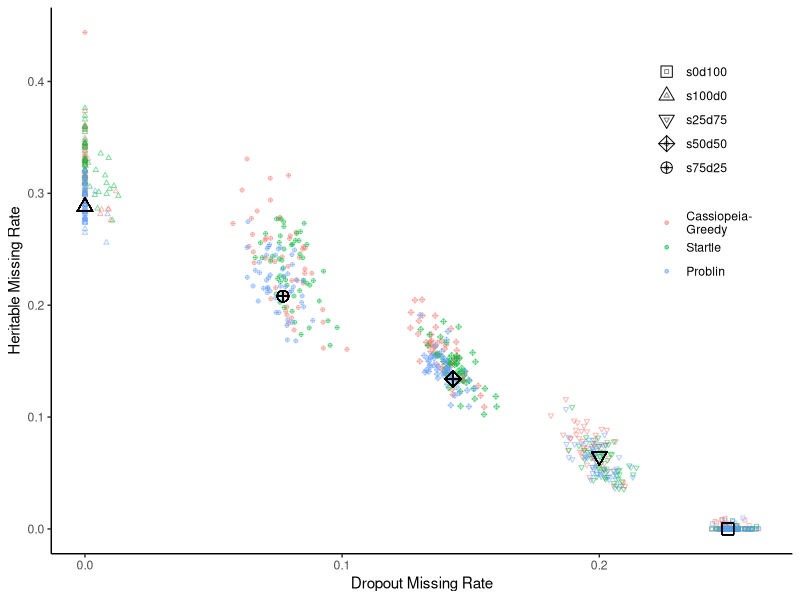
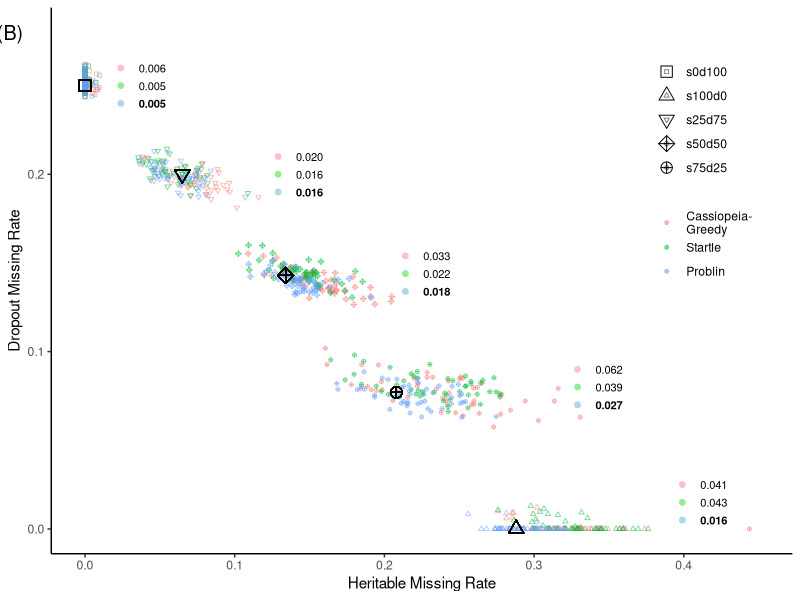
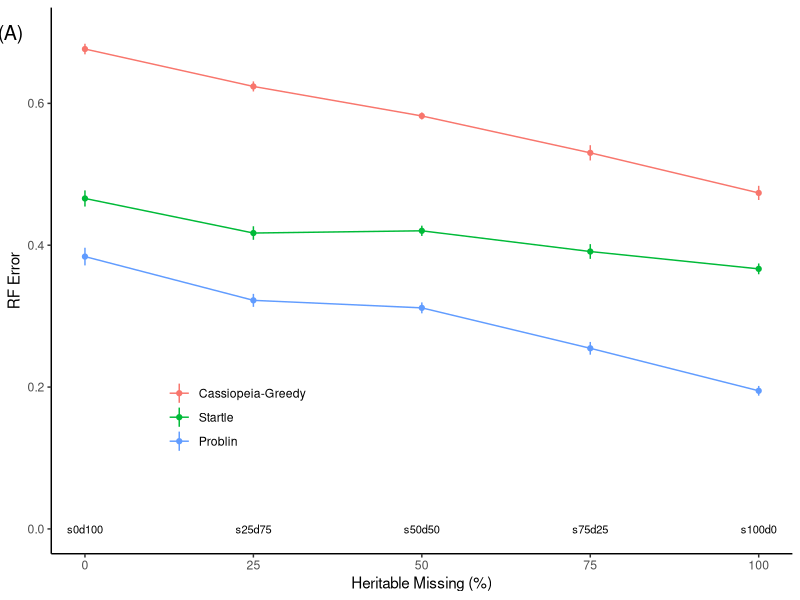
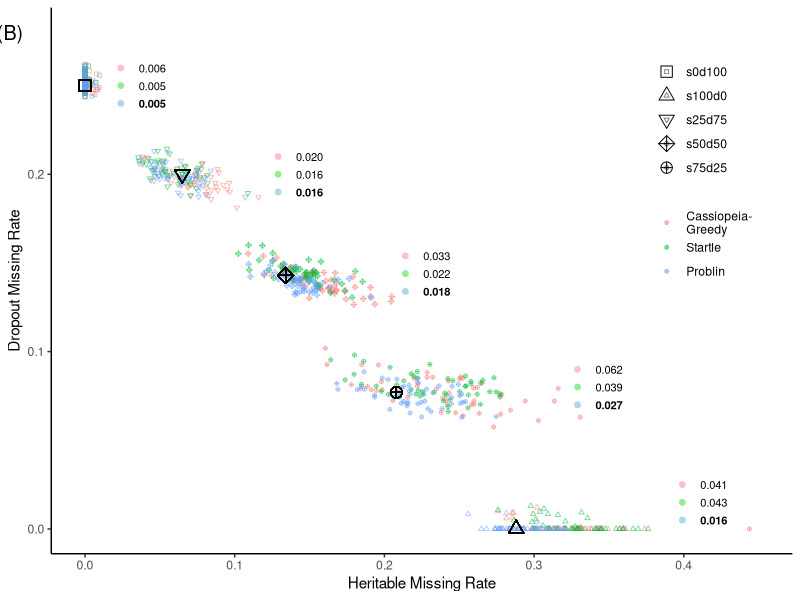
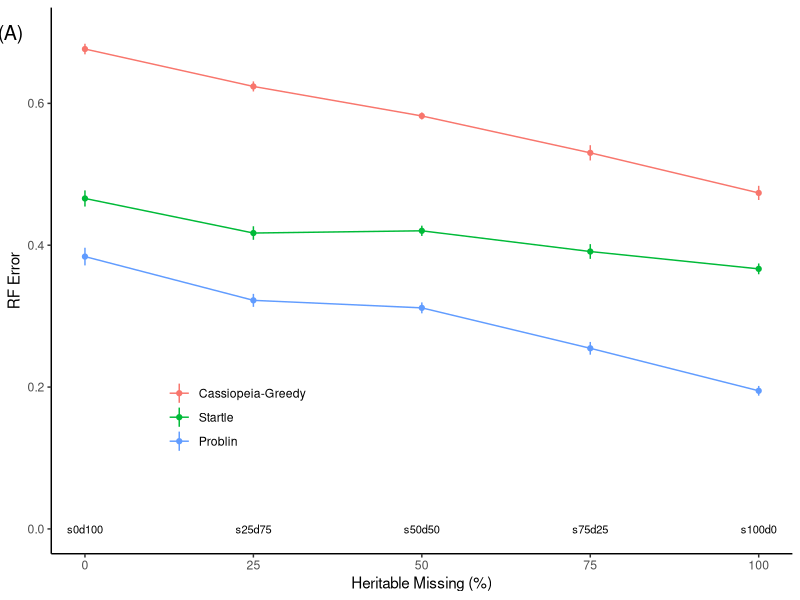

The R script that drew these images, in order:
setwd("/Users/gc3045/problin_experiments/sim_tlscl/fig3")

require(ggplot2)
library('stringr')
library(reshape2)
library(ggtext)

d = read.table("problintopo_estparams_other_vs_true.txt", sep=",",header=T)
d['modelcondition'] <- str_c(d$true_nu, 'd', d$true_phi)

true_params = read.table("true_params.txt", sep=" ", header=F)
colnames(true_params) = c('modelcondition', 'true_phi_value', 'true_nu_value')

d = merge(d, true_params)
head(d)

write.csv(d, "problintopo_estparams_merged.txt")

d['true_LLH'] <- -d['true_llh']
d['startle_LLH'] <- -d['startle_NLLH']
d['cassg_LLH'] <- -d['cassg_NLLH']
d['truetopo_LLH'] <- -d['truetopo_NLLH']
d['problin_LLH'] <- -d['problin_NLLH']

df1 <- data.frame(d$modelcondition, d$cassg_phi, d$startle_phi, d$problin_phi, d$true_phi_value, d$rep)
colnames(df1) <- c("modelcondition", "Cassiopeia-\nGreedy","Startle", "Problin", "true","rep")
df1 <- melt(df1, c("modelcondition","rep"))
colnames(df1) <- c("modelcondition","rep", "Method", "phi")

df2 <- data.frame(d$modelcondition, d$cassg_nu, d$startle_nu, d$problin_nu, d$true_nu_value,d$rep)
colnames(df2) <- c("modelcondition", "Cassiopeia-\nGreedy", "Startle", "Problin", "true","rep")
df2 <- melt(df2, c("modelcondition","rep"))
colnames(df2) <- c("modelcondition","rep", "Method", "nu")

df1$nu = as.numeric(df2$nu)
df1$phi = as.numeric(df1$phi)

ggplot(df1[df1$Method != "true",], aes(x=phi, y=nu, color=Method,group=Method,shape=modelcondition, label="0.45")) + 
  geom_point(alpha=0.5,size=1) +
  # geom_text(x=0.25, y = 0, label="s0d100") + 
  scale_shape_manual(values = c(0, 2, 6, 9, 10)) +
  geom_point(data=df1[df1$Method == "true",],aes(x=phi,y=nu,group=Method,shape=modelcondition),color="black",size=3.5, fill="black") +
  xlab("Dropout Missing Rate") + 
  ylab("Heritable Missing Rate") +
  theme_classic() +
  theme(legend.position = c(0.88,0.7)) +
  theme(legend.title = element_blank()) 

xx = df1[df1$Method == "true",]
x_s = c(0.42, 0.045, 0.35, 0.235, 0.15) # unique(xx$phi)
y_s = c(0.015, 0.25, 0.08, 0.144, 0.2) # unique(xx$nu)
#labels = c("0.0056\n**0.0049**\n0.0052", "0.0199\n0.0162\n**0.0158**", "0.0326\n0.0217\n**0.0181**, '0.0617\n0.0385\n**0.026**', '0.0407\n0.0431\n**0.0160**')
labels = c('0.0407\n0.0431\n**0.0160**',
           "0.0056\n**0.0049**\n0.0052",
           '0.0617\n0.0385\n**0.0268**',
           "0.0326\n0.0217\n**0.0181**",
           "0.0199\n0.0162\n**0.0158**"
)
labels_cass = c('0.041', '0.006', '0.062', '0.033', '0.020')
labels_startle = c('0.043', '0.005', '0.039', '0.022', '0.016')
labels_problin = c('0.016', '0.005', '0.027', '0.018', '0.016')
#labels=c("a", "b", "c", "d", "e")
ggplot(df1[df1$Method != "true",], aes(x=nu, y=phi, color=Method,group=Method,shape=modelcondition, label="0.45")) + 
  geom_point(alpha=0.5,size=1) +
  # geom_text(x=0.25, y = 0, label="s0d100") + 
  scale_shape_manual(values = c(0, 2, 6, 9, 10)) +
  #annotate("text", x=x_s, y=y_s, label=labels, size=8/.pt) + 
  
  annotate("text", x=x_s, y=y_s + 0.01, ymin=0,ymax=0, label=labels_cass, size=8/.pt) +
  annotate("pointrange", x=x_s - 0.021, y=y_s + 0.01, ymin=0,ymax=0, color="pink", size=0.25) +
  
  annotate("text", x=x_s, y=y_s, ymin=0,ymax=0, label=labels_startle, size=8/.pt) +
  annotate("pointrange", x=x_s - 0.021, y=y_s, ymin=0,ymax=0, color="lightgreen", size=0.25) +
  
  annotate("text", x=x_s, y=y_s - 0.01, ymin=0,ymax=0, label=labels_problin, size=8/.pt, fontface=2) +
  annotate("pointrange", x=x_s - 0.021, y=y_s - 0.01, ymin=0,ymax=0, color="lightblue", size=0.25) +
  geom_point(data=df1[df1$Method == "true",],aes(x=nu,y=phi,group=Method,shape=modelcondition),color="black",size=3.5, fill="black") +
  xlab("Heritable Missing Rate") + 
  ylab("Dropout Missing Rate") +
  theme_classic() +
  theme(legend.position = c(0.88, 0.7), legend.direction="vertical") + #c(0.2, 0.9), legend.direction = "horizontal", legend.justification="left") + #c(0.88,0.7)) +
  theme(legend.title = element_blank()) +
  coord_cartesian(xlim=c(0,0.45), clip="off") +
  annotate("text", x=-0.05, y=0.28, label="(B)", clip="off", size=5)


ggsave("figures/sim_tlscl_estparams.pdf", width=5, height=5)

# RF DISTANCE PLOT

d_ultra = read.table("ultra_toposearch_result_comparison.txt", sep=",",header=T)
tail(d_ultra)
d_ultra['modelcondition'] <- str_split_fixed(d_ultra$modelcond, "p", 2)
colnames(d_ultra)
#colnames(d_ultra) = c('modelcond', 'jobidx', 'ultra', 'noconstraint', 'modelcondition', 'prior_idx')
head(d_ultra)

d_ultra_merged = merge(d_ultra, true_params)
tail(d_ultra_merged)

d$startle_LLH <- as.numeric(d$startle_LLH)
d$truetopo_LLH <- as.numeric(d$truetopo_LLH)
d[complete.cases(d), ]
df <- data.frame((100-d$true_phi)/100, d$cassg_rf, d$startle_rf, d$problin_rf)
#df <- data.frame((100-d$true_phi)/100, d$cassg_rf, d$startle_rf, d$problin_rf, d_ultra_merged$NoConstraint)
colnames(df) <- c("sProp", "Cassiopeia-Greedy", "Startle", "Problin")

#colnames(df) <- c("sProp", "Cassiopeia-Greedy", "Startle", "Problin", "Problin (No Ultrametric)")
df <- melt(df, "sProp")
colnames(df) <- c("sProp", "Method", "value")
head(df)

df['modelcondition'] <- ifelse(df$sProp == 0, "s0d100", 
                               ifelse(df$sProp == 0.25, "s25d75",
                                      ifelse(df$sProp == 0.50, "s50d50",
                                             ifelse(df$sProp == 0.75, "s75d25",
                                                    ifelse(df$sProp == 1.00, "s100d0",
                                                           NA)))))
df$modelcondition
xx = unique(df$sProp*100)
labels = unique(df$modelcondition)
ggplot(df, aes(x=sProp*100, y=value, color=Method))  + stat_summary(size=0.2) + 
  geom_line(stat='summary') + 
  ylab("RF Error") + 
  xlab("Heritable Missing (%)") +
  annotate("text", x=xx, y=0.0, label=labels, size=8/.pt) + 
  theme_classic() + 
  theme(legend.position = c(0.25,0.25)) +
  theme(legend.title = element_blank()) +
  coord_cartesian(xlim=c(0,100), clip="off") +
  annotate("text", x=-11, y=0.7, label="(A)", size=5)
#theme(legend.position= "none")
# theme(legend.position = "bottom", legend.title = element_blank())

ggsave("figures/sim_tlscl_rfdist.pdf", width=5, height=5)
# as dropout decreases, so does startle rf distance from true tree
